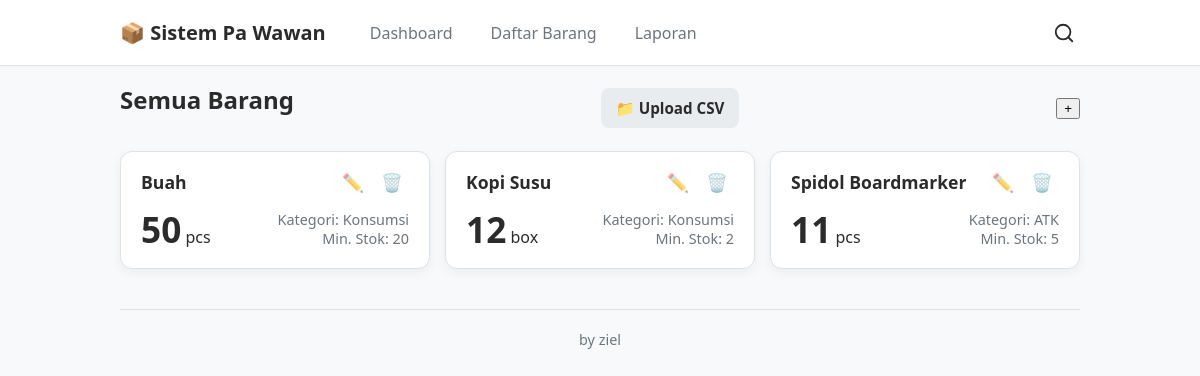
The app's page /daftar-barang, older data.
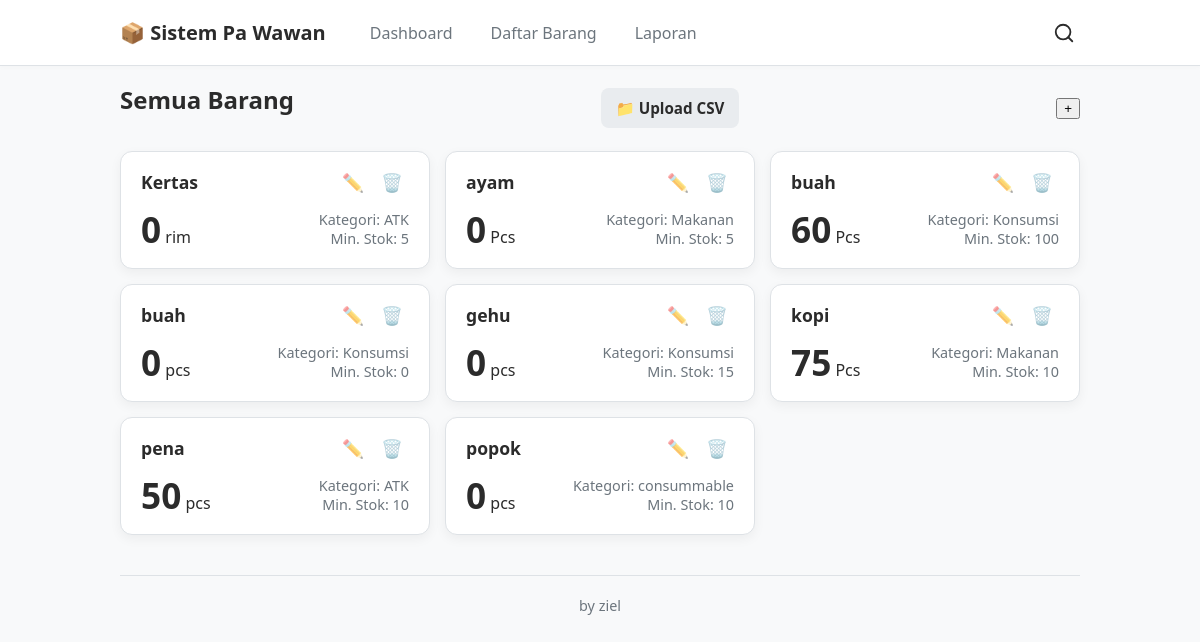
The same page, newer data.
### app.py (models this page shows)
class Product(db.Model):
    __tablename__ = 'products'
    id = db.Column(db.Integer, primary_key=True)
    nama_barang = db.Column(db.String(255), nullable=False)
    sku = db.Column(db.String(100), unique=True, nullable=True)
    satuan= db.Column(db.String(50), nullable=False)
    kategori = db.Column(db.String(100), nullable=True)
    stok = db.Column(db.Integer, nullable=False, default=0)
    stock_minimum = db.Column(db.Integer, nullable=True,default=0)
    deskripsi = db.Column(db.Text, nullable=True)
    created_by = db.Column(db.Integer, db.ForeignKey('users.id'))
    created_at = db.Column(db.DateTime(timezone=True), server_default=func.now())
    updated_at = db.Column(db.DateTime(timezone=True), server_default=func.now(), onupdate=func.now())

### app.py (the view)
@app.route('/daftar-barang')
def daftar_barang():
    return render_template('daftar-barang.html')

### app.py (called while the page is built)
@app.context_processor
def inject_products():
    try:
        products = Product.query.order_by(Product.nama_barang).all()
        return dict(list_semua_barang=products)
    except:
        return dict(list_semua_barang=[])

### templates/daftar-barang.html (shortened to what this page needs)
{% extends "layout.html" %}
{% block content %}
<div class="page-header">
    <h2>Semua Barang</h2>
    <form action="{{ url_for('import_csv') }}" method="POST" enctype="multipart/form-data"
        style="display: inline-block; margin-right: 10px;">
        <label for="file_csv" class="btn btn-secondary"
            style="cursor: pointer; margin: 0; padding: 10px 15px; border-radius: 8px;">
            📁 Upload CSV
        </label>
    </form>
    <button class="btn-circle" id="btnShowProductModalDesktop">+</button>
</div>
<div class="item-list-container">
    {% for barang in list_semua_barang %}
    <div class="item-card">
        <div class="item-card-header">
            <h3>{{ barang.nama_barang }}</h3>
            <div class="card-actions">
                <button class="action-btn edit-btn" data-id="{{ barang.id }}" data-nama="{{ barang.nama_barang }}"
                    data-satuan="{{ barang.satuan }}" data-kategori="{{ barang.kategori }}"
                    data-min="{{ barang.stock_minimum }}">
                    ✏️
                </button>
                <button class="action-btn delete-btn" data-id="{{ barang.id }}" data-nama="{{ barang.nama_barang }}">
                    🗑️
                </button>
            </div>
        </div>
        <div class="item-card-body">
            <div class="item-stock-info">
                <strong>{{ barang.stok }}</strong>
                <span>{{ barang.satuan }}</span>
            </div>
            <div class="item-meta-info">
                <span>Kategori: {{ barang.kategori }}</span>
                <span>Min. Stok: {{ barang.stock_minimum }}</span>
            </div>
        </div>
    </div>
    {% endfor %}
</div>
{% endblock %}

### templates/layout.html (shortened to what this page needs)
<!DOCTYPE html>
<html lang="id">
<head>
    <link rel="stylesheet" href="{{ url_for('static', filename='style.css') }}?v=1.1">
</head>
<body>
    <header class="top-navbar">
        <div class="nav-container">
            <div class="nav-left">
                <div class="nav-logo">📦 Sistem Pa Wawan</div>
                <nav class="nav-links" id="navLinks">
                    <a href="{{ url_for('dashboard') }}" class="nav-link">Dashboard</a>
                    <a href="{{ url_for('daftar_barang') }}" class="nav-link">Daftar Barang</a>
                    <a href="{{ url_for('laporan') }}" class="nav-link">Laporan</a>
                </nav>
            </div>
            <div class="nav-right">
                <button class="header-icon-btn" id="searchToggle" title="Cari Barang">
                    <svg xmlns="http://www.w3.org/2000/svg" width="22" height="22" viewBox="0 0 24 24" fill="none"
                        stroke="currentColor" stroke-width="2" stroke-linecap="round" stroke-linejoin="round">
                        <circle cx="11" cy="11" r="8"></circle>
                        <line x1="21" y1="21" x2="16.65" y2="16.65"></line>
                    </svg>
                </button>
            </div>
        </div>
    </header>
    <main class="main-content centered-content">
        {% block content %}
        {% endblock %}
        <footer class="app-footer">by ziel</footer>
    </main>
</body>
</html>

### static/style.css (style rules this page uses)
:root { --bg-body: #f8f9fa; --bg-container: #ffffff; --text-primary: #2b2b2b; --text-secondary: #6c757d; --border-color: #dee2e6; --accent-primary: #343a40; --accent-primary-hover: #212529; --accent-secondary: #e9ecef; --accent-danger: #dc3545; --font-main: system-ui, -apple-system, "Segoe UI", Roboto, "Helvetica Neue", Arial, sans-serif; --radius-small: 8px; --radius-medium: 12px; --radius-large: 16px; --shadow-soft: 0 4px 12px rgba(0, 0, 0, 0.05); }
* { box-sizing: border-box; }
body { font-family: var(--font-main); background-color: var(--bg-body); color: var(--text-primary); margin: 0; }
h1, h2, h3 { margin: 0 0 1rem 0; font-weight: 600; line-height: 1.2; }
a { color: var(--accent-primary); text-decoration: none; }
.top-navbar { background: var(--bg-container); border-bottom: 1px solid var(--border-color); position: sticky; top: 0; z-index: 200; box-shadow: 0 2px 5px rgba(0, 0, 0, 0.02); }
.nav-container { max-width: 1000px; margin: 0 auto; padding: 0 20px; height: 65px; display: flex; justify-content: space-between; align-items: center; }
.nav-left { display: flex; align-items: center; gap: 30px; }
.nav-logo { font-weight: 700; font-size: 1.25rem; color: var(--text-primary); white-space: nowrap; }
.nav-right { display: flex; align-items: center; gap: 15px; }
.header-icon-btn, .mobile-menu-btn { background: none; border: none; cursor: pointer; color: var(--text-primary); padding: 5px; display: flex; align-items: center; justify-content: center; }
.nav-links { display: none; flex-direction: column; position: absolute; top: 65px; left: 0; width: 100%; background: var(--bg-container); border-bottom: 1px solid var(--border-color); box-shadow: 0 10px 15px rgba(0, 0, 0, 0.05); }
.nav-link { padding: 15px 20px; color: var(--text-secondary); font-weight: 500; border-bottom: 1px solid var(--border-color); }
.centered-content { max-width: 1000px; margin: 0 auto; padding: 20px; }
.main-content { min-height: calc(100vh - 65px); padding-bottom: 100px; }
.app-footer { text-align: center; margin-top: 40px; padding-top: 20px; color: var(--text-secondary); font-size: 0.9rem; border-top: 1px solid var(--border-color); }
.btn { display: inline-block; padding: 12px 20px; border: none; border-radius: var(--radius-medium); cursor: pointer; font-weight: 600; font-size: 0.95rem; transition: background 0.2s ease; text-align: center; }
.btn-secondary { background: var(--accent-secondary); color: var(--text-primary); }
@media (min-width: 768px) { .nav-links { display: flex; flex-direction: row; position: static; width: auto; background: none; border: none; box-shadow: none; padding: 0; gap: 10px; } }
@media (min-width: 768px) { .nav-link { border: none; padding: 8px 14px; border-radius: var(--radius-small); transition: background 0.2s; } }
.page-header { display: none; justify-content: space-between; align-items: center; margin-bottom: 20px; }
@media (min-width: 768px) { .page-header { display: flex; } }
.item-list-container { display: grid; grid-template-columns: repeat(auto-fill, minmax(300px, 1fr)); gap: 15px; margin-top: 20px; }
.item-card { background: var(--bg-container); border: 1px solid var(--border-color); border-radius: var(--radius-medium); box-shadow: var(--shadow-soft); padding: 20px; transition: transform 0.2s; }
.item-card-header { display: flex; justify-content: space-between; margin-bottom: 15px; }
.item-card-header h3 { margin: 0; font-size: 1.1rem; }
.card-actions { display: flex; gap: 5px; }
.action-btn { background: none; border: none; font-size: 1.1rem; cursor: pointer; opacity: 0.6; }
.item-card-body { display: flex; justify-content: space-between; align-items: flex-end; }
.item-stock-info strong { font-size: 2.2rem; font-weight: 700; color: var(--text-primary); line-height: 1; }
.item-meta-info { display: flex; flex-direction: column; align-items: flex-end; font-size: 0.9rem; color: var(--text-secondary); }

Row changes from the older to the newer data that the page shows:
removed Product: nama_barang "Buah", stok "50", satuan "pcs", kategori "Konsumsi", stock_minimum "20"
removed Product: nama_barang "Spidol Boardmarker", stok "11", satuan "pcs", kategori "ATK", stock_minimum "5"
added Product: nama_barang "Kertas", stok "0", satuan "rim", kategori "ATK", stock_minimum "5"
added Product: nama_barang "ayam", stok "0", satuan "Pcs", kategori "Makanan", stock_minimum "5"
added Product: nama_barang "buah", stok "60", satuan "Pcs", kategori "Konsumsi", stock_minimum "100"
added Product: nama_barang "buah", stok "0", satuan "pcs", kategori "Konsumsi", stock_minimum "0"
added Product: nama_barang "gehu", stok "0", satuan "pcs", kategori "Konsumsi", stock_minimum "15"
changed Product: nama_barang "Kopi Susu" → "kopi"; stok "12" → "75"; satuan "box" → "Pcs"; kategori "Konsumsi" → "Makanan"; stock_minimum "2" → "10"
added Product: nama_barang "pena", stok "50", satuan "pcs", kategori "ATK", stock_minimum "10"
added Product: nama_barang "popok", stok "0", satuan "pcs", kategori "consummable", stock_minimum "10"
